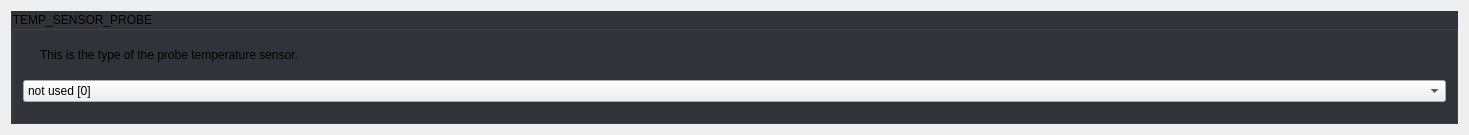
            <widget class="QWidget" name="scrollAreaWidgetContents_10">
             <property name="geometry">
              <rect>
               <x>0</x>
               <y>0</y>
               <width>1469</width>
               <height>135</height>
              </rect>
             </property>
             <property name="styleSheet">
              <string notr="true">#scrollAreaWidgetContents_10 {
	background: rgb(34, 35, 40);
}</string>
             </property>
             <layout class="QGridLayout" name="gridLayout_44">
              <property name="spacing">
               <number>10</number>
              </property>
              <item row="0" column="0">
               <widget class="QGroupBox" name="groupBox_14">
                <property name="focusPolicy">
                 <enum>Qt::StrongFocus</enum>
                </property>
                <property name="styleSheet">
                 <string notr="true">QGroupBox:!disabled {
	background: rgb(50, 52, 59);
}</string>
                </property>
                <property name="title">
                 <string>TEMP_SENSOR_PROBE</string>
                </property>
                <property name="checkable">
                 <bool>false</bool>
                </property>
                <property name="checked">
                 <bool>false</bool>
                </property>
                <layout class="QGridLayout" name="gridLayout_12">
                 <property name="spacing">
                  <number>10</number>
                 </property>
                 <item row="0" column="0">
                  <widget class="QLabel" name="label_30">
                   <property name="sizePolicy">
                    <sizepolicy hsizetype="Fixed" vsizetype="Fixed">
                     <horstretch>0</horstretch>
                     <verstretch>0</verstretch>
                    </sizepolicy>
                   </property>
                   <property name="text">
                    <string/>
                   </property>
                   <property name="pixmap">
                    <pixmap resource="../resources/resources.qrc">:/info_FILL0_wght100_GRAD0_opsz20.svg</pixmap>
                   </property>
                  </widget>
                 </item>
                 <item row="0" column="1">
                  <widget class="QLabel" name="label_31">
                   <property name="text">
                    <string>This is the type of the probe temperature sensor.</string>
                   </property>
                   <property name="wordWrap">
                    <bool>true</bool>
                   </property>
                  </widget>
                 </item>
                 <item row="1" column="0" colspan="2">
                  <widget class="Dropdown" name="uTempSensorProbeDropdown">
                   <property name="currentIndex">
                    <number>53</number>
                   </property>
                   <item>
                    <property name="text">
                     <string>MAX31865 with Pt100/Pt1000, 2, 3, or 4-wire (only for sensors 0-1) [-5]</string>
                    </property>
                   </item>
                   <item>
                    <property name="text">
                     <string>MAX31855 with Thermocouple, -200°C to +700°C (only for sensors 0-1) [-3]</string>
                    </property>
                   </item>
                   <item>
                    <property name="text">
                     <string>MAX6675 with Thermocouple, 0°C to +700°C (only for sensors 0-1) [-2]</string>
                    </property>
                   </item>
                   <item>
                    <property name="text">
                     <string>AD8495 with Thermocouple [-4]</string>
                    </property>
                   </item>
                   <item>
                    <property name="text">
                     <string>AD595 with Thermocouple [-1]</string>
                    </property>
                   </item>
                   <item>
                    <property name="text">
                     <string>100kΩ EPCOS - Best choice for EPCOS thermistors [1]</string>
                    </property>
                   </item>
                   <item>
                    <property name="text">
                     <string>100kΩ Same as #1, but 3.3V scaled for MEGA [331]</string>
                    </property>
                   </item>
                   <item>
                    <property name="text">
                     <string>100kΩ Same as #1, but 3.3V scaled for DUE [332]</string>
                    </property>
                   </item>
                   <item>
                    <property name="text">
                     <string>200kΩ ATC Semitec 204GT-2 [2]</string>
                    </property>
                   </item>
                   <item>
                    <property name="text">
                     <string>200kΩ Copymaster 3D [202]</string>
                    </property>
                   </item>
                   <item>
                    <property name="text">
                     <string>???Ω Mendel-parts thermistor [3]</string>
                    </property>
                   </item>
                   <item>
                    <property name="text">
                     <string>10kΩ Generic Thermistor !! DO NOT use for a hotend - it gives bad resolution at high temp. !! [4]</string>
                    </property>
                   </item>
                   <item>
                    <property name="text">
                     <string>100kΩ ATC Semitec 104GT-2/104NT-4-R025H42G - Used in ParCan, J-Head, and E3D, SliceEngineering 300°C [5]</string>
                    </property>
                   </item>
                   <item>
                    <property name="text">
                     <string>100kΩ Zonestar - Tronxy X3A [501]</string>
                    </property>
                   </item>
                   <item>
                    <property name="text">
                     <string>100kΩ Zonestar - used by hot bed in Zonestar Průša P802M [502]</string>
                    </property>
                   </item>
                   <item>
                    <property name="text">
                     <string>100kΩ Zonestar (Z8XM2) Heated Bed thermistor [503]</string>
                    </property>
                   </item>
                   <item>
                    <property name="text">
                     <string>100kΩ Zonestar P802QR2 (Part# QWG-104F-B3950) Hotend Thermistor [504]</string>
                    </property>
                   </item>
                   <item>
                    <property name="text">
                     <string>100kΩ Zonestar P802QR2 (Part# QWG-104F-3950) Bed Thermistor [505]</string>
                    </property>
                   </item>
                   <item>
                    <property name="text">
                     <string>100kΩ RPW-Ultra hotend [512]</string>
                    </property>
                   </item>
                   <item>
                    <property name="text">
                     <string>100kΩ EPCOS - Not as accurate as table #1 (created using a fluke thermocouple) [6]</string>
                    </property>
                   </item>
                   <item>
                    <property name="text">
                     <string>100kΩ Honeywell 135-104LAG-J01 [7]</string>
                    </property>
                   </item>
                   <item>
                    <property name="text">
                     <string>100kΩ Honeywell 135-104LAF-J01 [71]</string>
                    </property>
                   </item>
                   <item>
                    <property name="text">
                     <string>100kΩ Vishay 0603 SMD NTCS0603E3104FXT [8]</string>
                    </property>
                   </item>
                   <item>
                    <property name="text">
                     <string>100kΩ GE Sensing AL03006-58.2K-97-G1 [9]</string>
                    </property>
                   </item>
                   <item>
                    <property name="text">
                     <string>100kΩ RS PRO 198-961 [10]</string>
                    </property>
                   </item>
                   <item>
                    <property name="text">
                     <string>100kΩ Keenovo AC silicone mats, most Wanhao i3 machines - beta 3950, 1% [11]</string>
                    </property>
                   </item>
                   <item>
                    <property name="text">
                     <string>100kΩ Vishay 0603 SMD NTCS0603E3104FXT (#8) - calibrated for Makibox hot bed [12]</string>
                    </property>
                   </item>
                   <item>
                    <property name="text">
                     <string>100kΩ Hisens up to 300°C - for &quot;Simple ONE&quot; &amp; &quot;All In ONE&quot; hotend - beta 3950, 1% [13]</string>
                    </property>
                   </item>
                   <item>
                    <property name="text">
                     <string>100kΩ Calibrated for JGAurora A5 hotend [15]</string>
                    </property>
                   </item>
                   <item>
                    <property name="text">
                     <string>200kΩ ATC Semitec 204GT-2 Dagoma.Fr - MKS_Base_DKU001327 [18]</string>
                    </property>
                   </item>
                   <item>
                    <property name="text">
                     <string>100kΩ GTM32 Pro vB - hotend - 4.7kΩ pullup to 3.3V and 220Ω to analog input [22]</string>
                    </property>
                   </item>
                   <item>
                    <property name="text">
                     <string>100kΩ GTM32 Pro vB - bed - 4.7kΩ pullup to 3.3v and 220Ω to analog input [23]</string>
                    </property>
                   </item>
                   <item>
                    <property name="text">
                     <string>100kΩ Kis3d Silicone heating mat 200W/300W with 6mm precision cast plate (EN AW 5083) NTC100K - beta 3950 [30]</string>
                    </property>
                   </item>
                   <item>
                    <property name="text">
                     <string>100kΩ Maker's Tool Works Kapton Bed Thermistor - beta 3950 [60]</string>
                    </property>
                   </item>
                   <item>
                    <property name="text">
                     <string>100kΩ Formbot/Vivedino 350°C Thermistor - beta 3950 [61]</string>
                    </property>
                   </item>
                   <item>
                    <property name="text">
                     <string>4.7MΩ Dyze Design / Trianglelab T-D500 500°C High Temperature Thermistor [66]</string>
                    </property>
                   </item>
                   <item>
                    <property name="text">
                     <string>500kΩ SliceEngineering 450°C Thermistor [67]</string>
                    </property>
                   </item>
                   <item>
                    <property name="text">
                     <string>PT100 amplifier board from Dyze Design [68]</string>
                    </property>
                   </item>
                   <item>
                    <property name="text">
                     <string>100kΩ bq Hephestos 2 [70]</string>
                    </property>
                   </item>
                   <item>
                    <property name="text">
                     <string>100kΩ Generic Silicon Heat Pad with NTC100K MGB18-104F39050L32 [75]</string>
                    </property>
                   </item>
                   <item>
                    <property name="text">
                     <string>100kΩ Ultimachine Rambo TDK NTCG104LH104KT1 NTC100K motherboard Thermistor [2000]</string>
                    </property>
                   </item>
                   <item>
                    <property name="text">
                     <string>100kΩ EPCOS (1kΩ pullup) [51]</string>
                    </property>
                   </item>
                   <item>
                    <property name="text">
                     <string>200kΩ ATC Semitec 204GT-2 (1kΩ pullup) [52]</string>
                    </property>
                   </item>
                   <item>
                    <property name="text">
                     <string>100kΩ ATC Semitec 104GT-2 - Used in ParCan &amp; J-Head (1kΩ pullup) [55]</string>
                    </property>
                   </item>
                   <item>
                    <property name="text">
                     <string>100kΩ Found on some Wanhao i3 machines with a 10kΩ pull-up resistor [99]</string>
                    </property>
                   </item>
                   <item>
                    <property name="text">
                     <string>Pt100 with 1kΩ pullup (atypical) [110]</string>
                    </property>
                   </item>
                   <item>
                    <property name="text">
                     <string>Pt100 with 4.7kΩ pullup [147]</string>
                    </property>
                   </item>
                   <item>
                    <property name="text">
                     <string>Pt1000 with 1kΩ pullup (atypical) [1010]</string>
                    </property>
                   </item>
                   <item>
                    <property name="text">
                     <string>Pt1000 with 2.2kΩ pullup [1022]</string>
                    </property>
                   </item>
                   <item>
                    <property name="text">
                     <string>Pt1000 with 4.7kΩ pullup (E3D) [1047]</string>
                    </property>
                   </item>
                   <item>
                    <property name="text">
                     <string>Pt100 with circuit in the Ultimainboard V2.x with mainboard ADC reference voltage = INA826 amplifier-board supply voltage. [20]</string>
                    </property>
                   </item>
                   <item>
                    <property name="text">
                     <string>Pt100 with circuit in the Ultimainboard V2.x with 3.3v ADC reference voltage (STM32, LPC176x....) and 5V INA826 amplifier board supply. [21]</string>
                    </property>
                   </item>
                   <item>
                    <property name="text">
                     <string>Pt100 with circuit in Overlord, similar to Ultimainboard V2.x [201]</string>
                    </property>
                   </item>
                   <item>
                    <property name="text">
                     <string>not used [0]</string>
                    </property>
                   </item>
                   <item>
                    <property name="text">
                     <string>Custom - Specify parameters in Configuration_adv.h [1000]</string>
                    </property>
                   </item>
                   <item>
                    <property name="text">
                     <string>Dummy Table that ALWAYS reads 25°C or the temperature defined below. [998]</string>
                    </property>
                   </item>
                   <item>
                    <property name="text">
                     <string>Dummy Table that ALWAYS reads 100°C or the temperature defined below. [999]</string>
                    </property>
                   </item>
                  </widget>
                 </item>
                </layout>
               </widget>
              </item>
             </layout>
            </widget>
